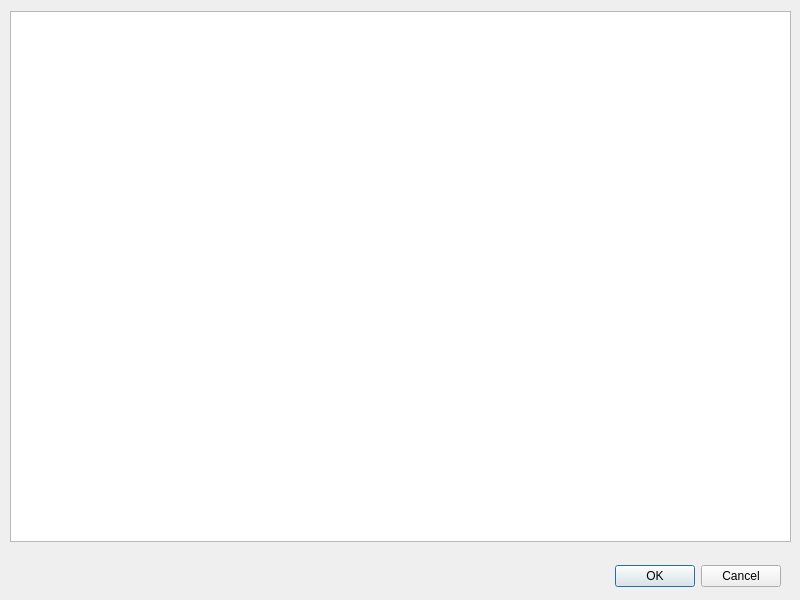
<?xml version="1.0" encoding="UTF-8"?>
<ui version="4.0">
 <class>Dialog</class>
 <widget class="QDialog" name="Dialog">
  <property name="geometry">
   <rect>
    <x>0</x>
    <y>0</y>
    <width>800</width>
    <height>600</height>
   </rect>
  </property>
  <property name="windowTitle">
   <string>Dialog</string>
  </property>
  <widget class="QDialogButtonBox" name="buttonBox">
   <property name="geometry">
    <rect>
     <x>440</x>
     <y>560</y>
     <width>341</width>
     <height>32</height>
    </rect>
   </property>
   <property name="orientation">
    <enum>Qt::Horizontal</enum>
   </property>
   <property name="standardButtons">
    <set>QDialogButtonBox::Cancel|QDialogButtonBox::Ok</set>
   </property>
  </widget>
  <widget class="QTableView" name="tableView">
   <property name="geometry">
    <rect>
     <x>10</x>
     <y>11</y>
     <width>781</width>
     <height>531</height>
    </rect>
   </property>
  </widget>
 </widget>
 <resources/>
 <connections>
  <connection>
   <sender>buttonBox</sender>
   <signal>accepted()</signal>
   <receiver>Dialog</receiver>
   <slot>accept()</slot>
   <hints>
    <hint type="sourcelabel">
     <x>248</x>
     <y>254</y>
    </hint>
    <hint type="destinationlabel">
     <x>157</x>
     <y>274</y>
    </hint>
   </hints>
  </connection>
  <connection>
   <sender>buttonBox</sender>
   <signal>rejected()</signal>
   <receiver>Dialog</receiver>
   <slot>reject()</slot>
   <hints>
    <hint type="sourcelabel">
     <x>316</x>
     <y>260</y>
    </hint>
    <hint type="destinationlabel">
     <x>286</x>
     <y>274</y>
    </hint>
   </hints>
  </connection>
 </connections>
</ui>
